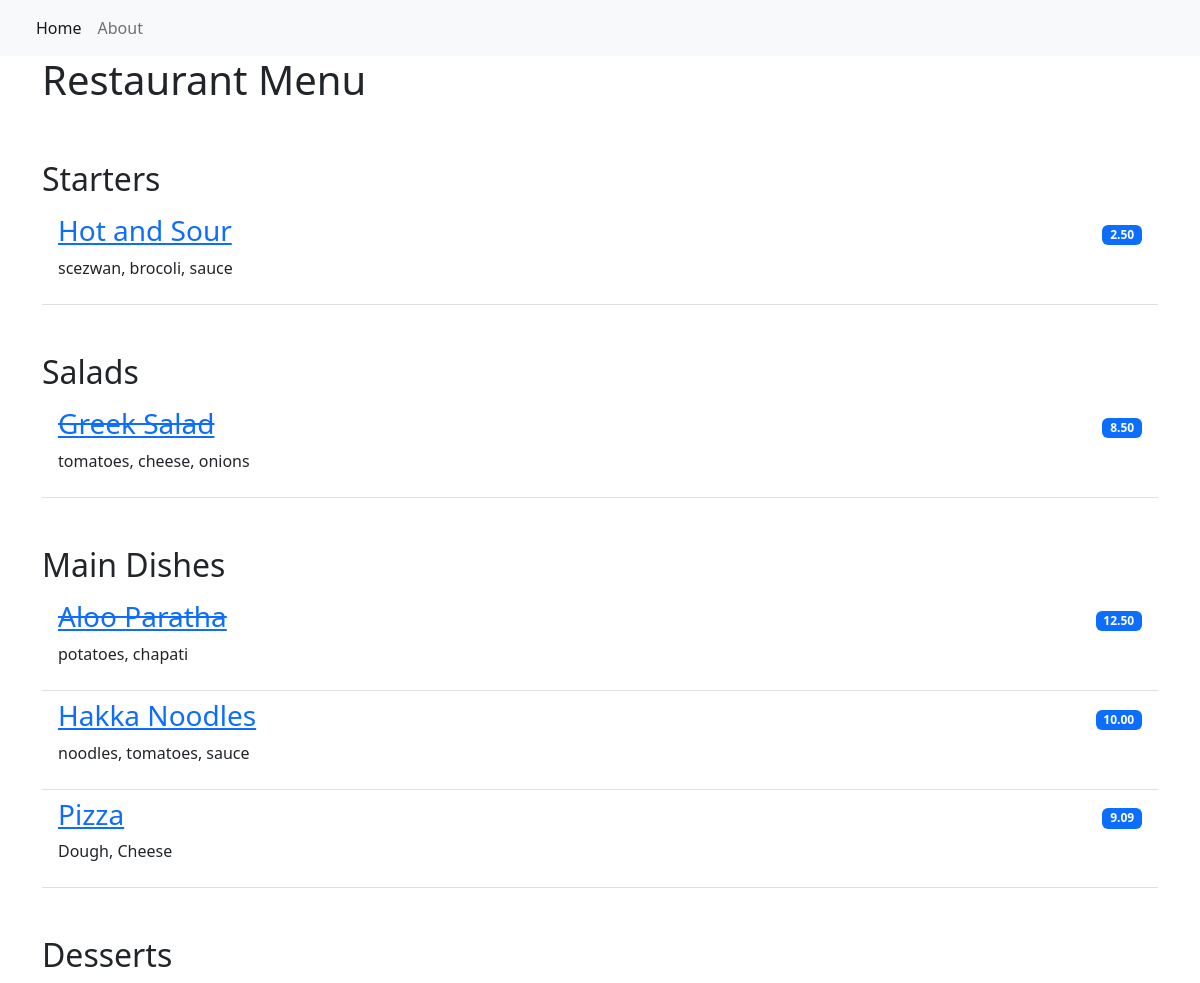
The page / on the database its author committed.
### restaurant_menu/models.py (models this page shows, shortened)
class Item(models.Model):
    meal = models.CharField(max_length=1000, unique=True)
    description = models.CharField(max_length=2000)
    price = models.DecimalField(max_digits=10, decimal_places=2)
    meal_type = models.CharField(max_length=200, choices=MEAL_TYPE)
    author = models.ForeignKey(User, on_delete=models.PROTECT)
    status = models.IntegerField(choices=STATUS, default=0)
    date_created = models.DateTimeField(auto_now_add=True)
    date_updated = models.DateTimeField(auto_now=True)

### restaurant_menu/views.py (the view)
# urls.py: path('',views.MenuList.as_view(), name='home'),
class MenuList(generic.ListView):
    queryset = Item.objects.order_by("-date_created")
    template_name = "index.html"
    def get_context_data(self, **kwargs):
        context = super().get_context_data(**kwargs)
        context["meals"] = MEAL_TYPE
        return context

### restaurant_menu/templates/index.html
{% extends 'base.html' %}
{% block content %}
<div class="container">
    <h1>Restaurant Menu</h1>
      <ul class="list-group list-group-flush">
          {% for meal in meals %}
              <h2 class="pt-5">{{ meal.1 }}</h2>
                  {% for row in item_list %}
                      {% if row.meal_type == meal.0 %}
                           {% if row.status == 0 %}
                           <li class="list-group-item d-flex justify-content-between align-items-center border-0 pb-0">
                                <a href="{% url 'menu_item' row.pk %}"><h3><del>{{ row.meal }}</del></h3></a>
                                <span class="badge bg-primary rounder-pill">{{ row.price }}</span>
                           </li>
                           <li class="list-group-item pt-0">
                                <p>{{ row.description }}</p>
                           </li>
                            {% else %}
                           <li class="list-group-item d-flex justify-content-between align-items-center border-0 pb-0">
                                <a href="{% url 'menu_item' row.pk %}"><h3>{{ row.meal }}</h3></a>
                                <span class="badge bg-primary rounder-pill">{{ row.price }}</span>
                           </li>
                           <li class="list-group-item pt-0">
                                <p>{{ row.description }}</p>
                           </li>
                            {% endif %}
                      {% endif %}
                  {% endfor %}
          {% endfor %}
      </ul>
</div>
{% endblock content %}

### restaurant_menu/templates/base.html (shortened to what this page needs)
<!DOCTYPE html>
<html lang="en">
    <head>
        <link href="https://cdn.jsdelivr.net/npm/bootstrap@5.2.0-beta1/dist/css/bootstrap.min.css" rel="stylesheet">
    </head>
    <body>
        <nav class="navbar navbar-expand-lg bg-light">
            <div class="container-fluid">
                <div class="collapse navbar-collapse" id="navbarNav">
                    <ul class="navbar-nav">
                         <li class="nav-item">
                            <a class="nav-link active" aria-current="page" href="{% url 'home' %}">Home</a>
                        </li>
                        <li class="nav-item">
                            <a class="nav-link" aria-current="page" href="{% url 'home' %}">About</a>
                        </li>
                    </ul>
                </div>
            </div>
        </nav>
        {% block content %}
        {% endblock content %}
    </body>
</html>

### rows shown on the page
Item: meal "Hot and Sour", price "2.50", description "scezwan, brocoli, sauce"
Item: meal "Greek Salad", price "8.50", description "tomatoes, cheese, onions"
Item: meal "Aloo Paratha", price "12.50", description "potatoes, chapati"
Item: meal "Hakka Noodles", price "10.00", description "noodles, tomatoes, sauce"
Item: meal "Pizza", price "9.09", description "Dough, Cheese"

### other values the page prints
{{ meal.1 }} "Starters" "Salads" "Main Dishes" "Desserts"
